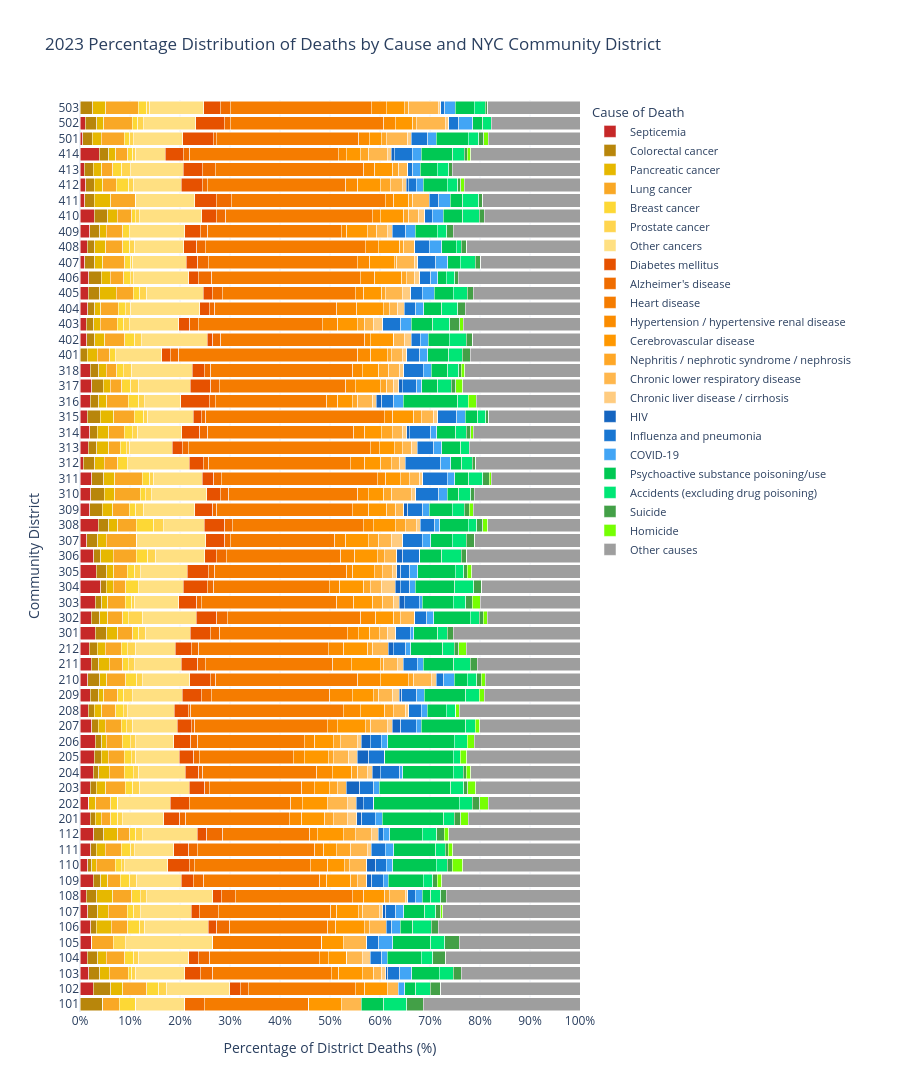

Notebook code cell kept with this figure:
### Code cell
import pandas as pd
import numpy as np
import plotly.express as px

# -----------------------------------------
# 1. LOAD DATA
# -----------------------------------------

df = pd.read_csv("CommunityDistrictSingleYearCounts2023.csv")

# Cause-of-death columns and readable labels
cause_labels = {
    "Deaths due to septicemia": "Septicemia",
    "Deaths due to HIV": "HIV",
    "Deaths due to malignant neoplasms(cancer)": "Cancer (all malignant neoplasms)",
    "Deaths due to cancer of the colon_ rectum_ and anus": "Colorectal cancer",
    "Deaths due to cancer of the pancreas": "Pancreatic cancer",
    "Deaths due to cancer of trachea_ bronchus_ and lung": "Lung cancer",
    "Deaths due to cancer of the breast": "Breast cancer",
    "Deaths due to cancer of the prostate": "Prostate cancer",
    "Deaths due to diabetes mellitus": "Diabetes mellitus",
    "Deaths due to use of or poisoning by psychoactive substance excluding alcohol and tobacco": "Psychoactive substance poisoning/use",
    "Deaths due to Alzheimer's disease": "Alzheimer's disease",
    "Deaths due to diseases of the heart": "Heart disease",
    "Deaths due to essential hypertension and hypertensive renal disease": "Hypertension / hypertensive renal disease",
    "Deaths due to cerebrovascular diseases": "Cerebrovascular disease",
    "Deaths due to influenza and pneumonia": "Influenza and pneumonia",
    "Deaths due to chronic lower respiratory diseases": "Chronic lower respiratory disease",
    "Deaths due to chronic liver disease and cirrhosis": "Chronic liver disease / cirrhosis",
    "Deaths due to Nephritis_ Nephrotic Syndrome and Nephrosis": "Nephritis / nephrotic syndrome / nephrosis",
    "Deaths due to Covid19": "COVID-19",
    "Deaths due to accidents except for durg poisoning": "Accidents (excluding drug poisoning)",
    "Deaths due to intentional self-harm(suicide)": "Suicide",
    "Deaths due to assault(homicide)": "Homicide",
    "Other causes": "Other causes"
}

# -----------------------------------------
# 2. DEFINE CUSTOM COLORS
# -----------------------------------------

cause_color_map = {

    # SEPTICEMIA - RED
    "Septicemia": "#C62828",

    # CANCERS - DISTINCT SHADES OF YELLOW
    "Colorectal cancer": "#B8860B",
    "Pancreatic cancer": "#E6B800",
    "Lung cancer": "#F9A825",
    "Breast cancer": "#FDD835",
    "Prostate cancer": "#FFD54F",
    "Other cancers": "#FFE082",

    # CHRONIC DISEASES - ORANGE
    "Diabetes mellitus": "#E65100",
    "Alzheimer's disease": "#EF6C00",
    "Heart disease": "#F57C00",
    "Hypertension / hypertensive renal disease": "#FB8C00",
    "Cerebrovascular disease": "#FF9800",
    "Nephritis / nephrotic syndrome / nephrosis": "#FFA726",
    "Chronic lower respiratory disease": "#FFB74D",
    "Chronic liver disease / cirrhosis": "#FFCC80",

    # INFECTIOUS DISEASES - BLUE
    "HIV": "#1565C0",
    "Influenza and pneumonia": "#1976D2",
    "COVID-19": "#42A5F5",

    # NON-NATURAL DEATHS - BRIGHT GREEN
    "Psychoactive substance poisoning/use": "#00C853",
    "Accidents (excluding drug poisoning)": "#00E676",
    "Suicide": "#43A047",
    "Homicide": "#76FF03",

    # OTHER CAUSES - GREY
    "Other causes": "#9E9E9E"
}

# -----------------------------------------
# 3. CLEAN NUMERIC DATA
# -----------------------------------------

cause_columns = list(cause_labels.keys())

missing = [
    col for col in cause_columns
    if col not in df.columns
]

if missing:
    raise ValueError(f"Missing columns: {missing}")

for col in cause_columns:
    df[col] = pd.to_numeric(
        df[col].astype(str).str.replace(",", "", regex=False),
        errors="coerce"
    ).fillna(0)

df["commntydst"] = (
    df["commntydst"].astype(str).str.strip()
)

# -----------------------------------------
# 4. CALCULATE OTHER CANCERS
# -----------------------------------------

all_cancer_col = "Deaths due to malignant neoplasms(cancer)"

specific_cancer_cols = [
    "Deaths due to cancer of the colon_ rectum_ and anus",
    "Deaths due to cancer of the pancreas",
    "Deaths due to cancer of trachea_ bronchus_ and lung",
    "Deaths due to cancer of the breast",
    "Deaths due to cancer of the prostate"
]

# Calculate remaining cancer deaths
df["Other cancers"] = (
    df[all_cancer_col] -
    df[specific_cancer_cols].sum(axis=1)
)

# Check for negative values, which would indicate
# inconsistent or overlapping source counts
negative_cancers = df["Other cancers"] < 0

if negative_cancers.any():
    raise ValueError(
        "Some rows have more site-specific cancer deaths "
        "than total cancer deaths. Check source data."
    )

# -----------------------------------------
# 5. AGGREGATE BY COMMUNITY DISTRICT
# -----------------------------------------

# Exclude overall cancer total to prevent double-counting
chart_columns = [
    col for col in cause_columns
    if col != all_cancer_col
]

# Add calculated Other cancers
chart_columns.append("Other cancers")

df_grouped = df.groupby(
    "commntydst", as_index=False
)[chart_columns].sum()

# Convert wide data into long format
df_long = df_grouped.melt(
    id_vars="commntydst",
    value_vars=chart_columns,
    var_name="Cause of Death",
    value_name="Count"
)

# Apply readable labels
df_long["Cause Label"] = (
    df_long["Cause of Death"].map(cause_labels)
)

# Label calculated Other cancers
df_long.loc[
    df_long["Cause of Death"] == "Other cancers",
    "Cause Label"
] = "Other cancers"

# -----------------------------------------
# 6. CALCULATE PERCENTAGES
# -----------------------------------------

# Total categorized deaths by district
df_long["District_Total"] = df_long.groupby(
    "commntydst"
)["Count"].transform("sum")

# Percentage within district
df_long["Percentage"] = (
    df_long["Count"] /
    df_long["District_Total"].replace(0, np.nan)
    * 100
).fillna(0)

# -----------------------------------------
# 7. ORDER CAUSES BY COLOR GROUP
# -----------------------------------------

cause_order = [

    # Red
    "Septicemia",

    # Yellow
    "Colorectal cancer",
    "Pancreatic cancer",
    "Lung cancer",
    "Breast cancer",
    "Prostate cancer",
    "Other cancers",

    # Orange
    "Diabetes mellitus",
    "Alzheimer's disease",
    "Heart disease",
    "Hypertension / hypertensive renal disease",
    "Cerebrovascular disease",
    "Nephritis / nephrotic syndrome / nephrosis",
    "Chronic lower respiratory disease",
    "Chronic liver disease / cirrhosis",

    # Blue
    "HIV",
    "Influenza and pneumonia",
    "COVID-19",

    # Green
    "Psychoactive substance poisoning/use",
    "Accidents (excluding drug poisoning)",
    "Suicide",
    "Homicide",

    # Grey
    "Other causes"
]

# Sort community districts numerically
districts = sorted(
    df_grouped["commntydst"].unique(),
    key=lambda x: int(x) if x.isdigit() else float("inf")
)

# -----------------------------------------
# 8. CREATE HORIZONTAL STACKED BAR CHART
# -----------------------------------------

fig = px.bar(
    df_long,
    x="Percentage",
    y="commntydst",
    color="Cause Label",
    orientation="h",
    barmode="stack",

    title=(
        "2023 Percentage Distribution of Deaths "
        "by Cause and NYC Community District"
    ),

    labels={
        "Percentage": "Percentage of District Deaths (%)",
        "commntydst": "Community District",
        "Cause Label": "Cause of Death"
    },

    color_discrete_map=cause_color_map,

    category_orders={
        "Cause Label": cause_order,
        "commntydst": districts
    },

    custom_data=["Count", "District_Total"],

    height=1800
)

# -----------------------------------------
# 9. CUSTOMIZE HOVER INFORMATION
# -----------------------------------------

fig.update_traces(
    hovertemplate=(
        "<b>Community District:</b> %{y}<br>"
        "<b>Cause of Death:</b> %{fullData.name}<br>"
        "<b>Percentage of District Deaths:</b> %{x:.2f}%<br>"
        "<b>Death Count:</b> %{customdata[0]:,.0f}<br>"
        "<b>Total Categorized Deaths:</b> %{customdata[1]:,.0f}"
        "<extra></extra>"
    )
)

# -----------------------------------------
# 10. CUSTOMIZE CHART LAYOUT
# -----------------------------------------

fig.update_layout(
    xaxis_title="Percentage of District Deaths (%)",
    yaxis_title="Community District",
    legend_title="Cause of Death",
    bargap=0.15,
    template="plotly_white",
    hovermode="closest",
    height=1800,

    legend=dict(
        orientation="v",
        x=1.02,
        y=1,
        font=dict(size=11)
    ),

    margin=dict(
        l=80,
        r=320,
        t=100,
        b=80
    )
)

# Percentage axis from 0 to 100
fig.update_xaxes(
    range=[0, 100],
    ticksuffix="%",
    dtick=10
)

# Community districts as categories
fig.update_yaxes(
    type="category",
    categoryorder="array",
    categoryarray=districts
)

# -----------------------------------------
# 11. DISPLAY CHART
# -----------------------------------------

fig.show()
